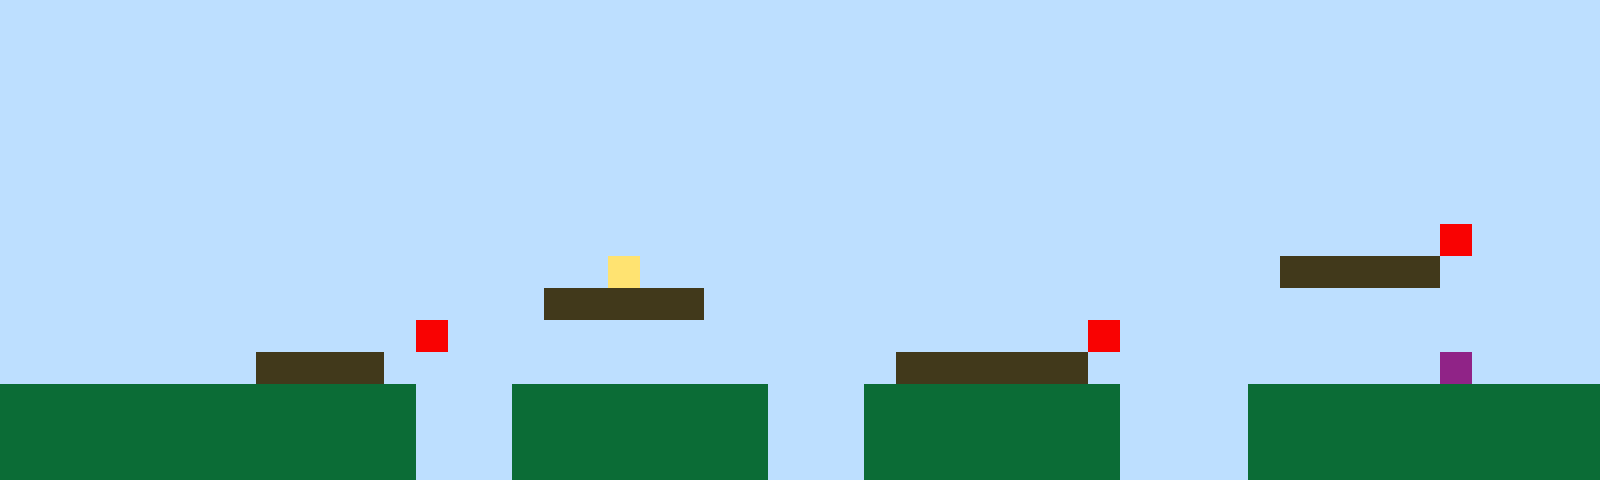

This is a level from a 2D game, rendered from its Tiled map with the project's own tilesets. A one-line summary and the complete map file follow:
An orthogonal 50x15 tile map with 32x32 px tiles, 1 tile layer (Tile Layer 1).

<map version="1.10" tiledversion="1.11.2" orientation="orthogonal" renderorder="right-up" width="50" height="15" tilewidth="32" tileheight="32" infinite="0" nextlayerid="2" nextobjectid="1"><editorsettings><export target="map1.csv" format="csv" /></editorsettings><tileset firstgid="1" name="sprites" tilewidth="32" tileheight="32" tilecount="6" columns="3"><image source="sprites.png" width="96" height="64" /></tileset><layer id="1" name="Tile Layer 1" width="50" height="15"><data encoding="csv">1,1,1,1,1,1,1,1,1,1,1,1,1,1,1,1,1,1,1,1,1,1,1,1,1,1,1,1,1,1,1,1,1,1,1,1,1,1,1,1,1,1,1,1,1,1,1,1,1,1,1,1,1,1,1,1,1,1,1,1,1,1,1,1,1,1,1,1,1,1,1,1,1,1,1,1,1,1,1,1,1,1,1,1,1,1,1,1,1,1,1,1,1,1,1,1,1,1,1,1,1,1,1,1,1,1,1,1,1,1,1,1,1,1,1,1,1,1,1,1,1,1,1,1,1,1,1,1,1,1,1,1,1,1,1,1,1,1,1,1,1,1,1,1,1,1,1,1,1,1,1,1,1,1,1,1,1,1,1,1,1,1,1,1,1,1,1,1,1,1,1,1,1,1,1,1,1,1,1,1,1,1,1,1,1,1,1,1,1,1,1,1,1,1,1,1,1,1,1,1,1,1,1,1,1,1,1,1,1,1,1,1,1,1,1,1,1,1,1,1,1,1,1,1,1,1,1,1,1,1,1,1,1,1,1,1,1,1,1,1,1,1,1,1,1,1,1,1,1,1,1,1,1,1,1,1,1,1,1,1,1,1,1,1,1,1,1,1,1,1,1,1,1,1,1,1,1,1,1,1,1,1,1,1,1,1,1,1,1,1,1,1,1,1,1,1,1,1,1,1,1,1,1,1,1,1,1,1,1,1,1,1,1,1,1,1,1,1,1,1,1,1,1,1,1,1,1,1,1,1,1,1,1,1,1,1,1,1,1,1,1,1,1,1,1,1,1,1,1,1,1,1,1,1,1,1,1,1,1,1,1,1,1,1,1,1,1,1,1,1,1,1,1,1,1,1,1,1,1,1,1,1,1,1,1,1,1,1,1,1,1,1,1,1,1,5,1,1,1,1,1,1,1,1,1,1,1,1,1,1,1,1,1,1,1,1,1,1,1,4,1,1,1,1,1,1,1,1,1,1,1,1,1,1,1,1,1,1,1,1,3,3,3,3,3,1,1,1,1,1,1,1,1,1,1,1,1,1,1,1,1,1,1,1,1,1,1,3,3,3,3,3,1,1,1,1,1,1,1,1,1,1,1,1,1,1,1,1,1,1,1,1,1,1,1,1,1,1,1,1,1,1,1,1,1,1,1,1,1,1,1,1,1,5,1,1,1,1,1,1,1,1,1,1,1,1,1,1,1,1,1,1,1,1,5,1,1,1,1,1,1,1,1,1,1,1,1,1,1,1,1,1,1,1,1,1,1,1,3,3,3,3,1,1,1,1,1,1,1,1,1,1,1,1,1,1,1,1,3,3,3,3,3,3,1,1,1,1,1,1,1,1,1,1,1,6,1,1,1,1,2,2,2,2,2,2,2,2,2,2,2,2,2,1,1,1,2,2,2,2,2,2,2,2,1,1,1,2,2,2,2,2,2,2,2,1,1,1,1,2,2,2,2,2,2,2,2,2,2,2,2,2,2,2,2,2,2,2,2,2,2,2,2,1,1,1,2,2,2,2,2,2,2,2,1,1,1,2,2,2,2,2,2,2,2,1,1,1,1,2,2,2,2,2,2,2,2,2,2,2,2,2,2,2,2,2,2,2,2,2,2,2,2,1,1,1,2,2,2,2,2,2,2,2,1,1,1,2,2,2,2,2,2,2,2,1,1,1,1,2,2,2,2,2,2,2,2,2,2,2</data></layer></map>
